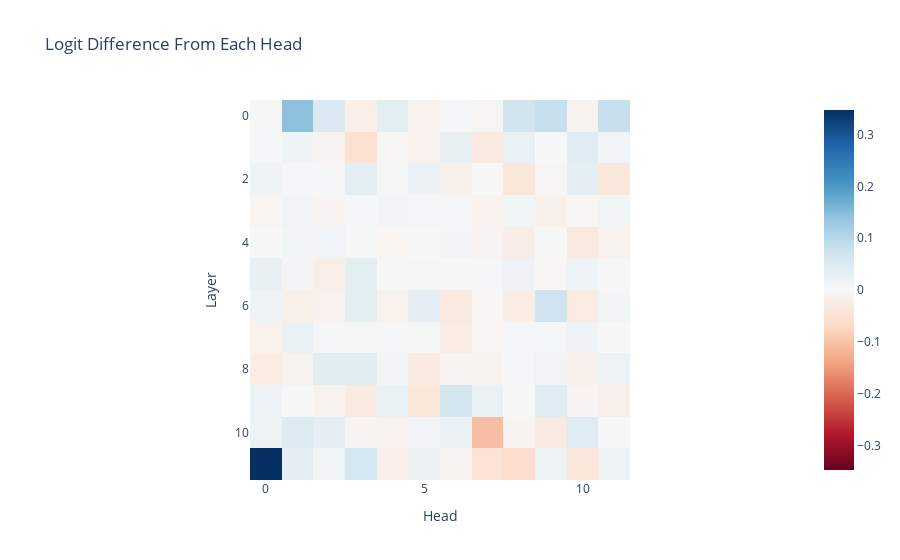

Source (notebook cell):
### Markdown cell above
### Head Attribution

- Just out of interest, of course heads are parts of attention layers, which are apparently relatively unimportant - at least directly - according to the layer attribution graph above.

### Code cell
per_head_residual, labels = cache.stack_head_results(
    layer=-1, pos_slice=-1, return_labels=True
)
per_head_logit_diffs = residual_stack_to_logit_diff(per_head_residual, cache)
per_head_logit_diffs = einops.rearrange(
    per_head_logit_diffs,
    "(layer head_index) -> layer head_index",
    layer=model.cfg.n_layers,
    head_index=model.cfg.n_heads,
)
imshow(
    per_head_logit_diffs,
    labels={"x": "Head", "y": "Layer"},
    title="Logit Difference From Each Head",
)

### Figure 1 — Plotly figure (JSON) as saved in the notebook; plotly's stock layout.template omitted (floating-point values rounded to 4 significant figures; data arrays with more than 128 entries replaced by an {"elided": "..."} marker saying what was removed)
{"data": [{"coloraxis": "coloraxis", "hovertemplate": "Head: %{x}<br>Layer: %{y}<br>color: %{z}<extra></extra>", "name": "0", "type": "heatmap", "xaxis": "x", "yaxis": "y", "z": {"elided": "12x12 float values"}}], "layout": {"coloraxis": {"cmid": 0, "colorscale": [[0, "rgb(103,0,31)"], [0.1, "rgb(178,24,43)"], [0.2, "rgb(214,96,77)"], [0.3, "rgb(244,165,130)"], [0.4, "rgb(253,219,199)"], [0.5, "rgb(247,247,247)"], [0.6, "rgb(209,229,240)"], [0.7, "rgb(146,197,222)"], [0.8, "rgb(67,147,195)"], [0.9, "rgb(33,102,172)"], [1, "rgb(5,48,97)"]]}, "title": {"text": "Logit Difference From Each Head"}, "xaxis": {"anchor": "y", "constrain": "domain", "domain": [0, 1], "scaleanchor": "y", "title": {"text": "Head"}}, "yaxis": {"anchor": "x", "autorange": "reversed", "constrain": "domain", "domain": [0, 1], "title": {"text": "Layer"}}}}
